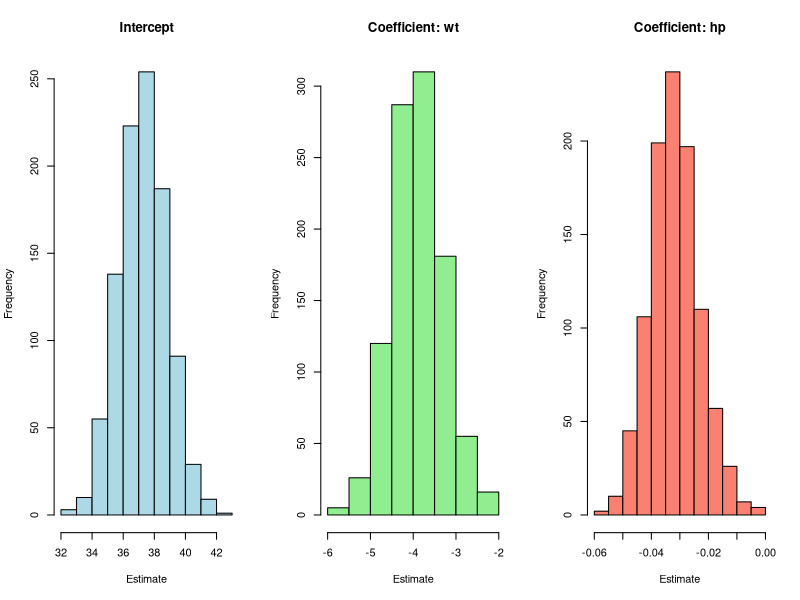
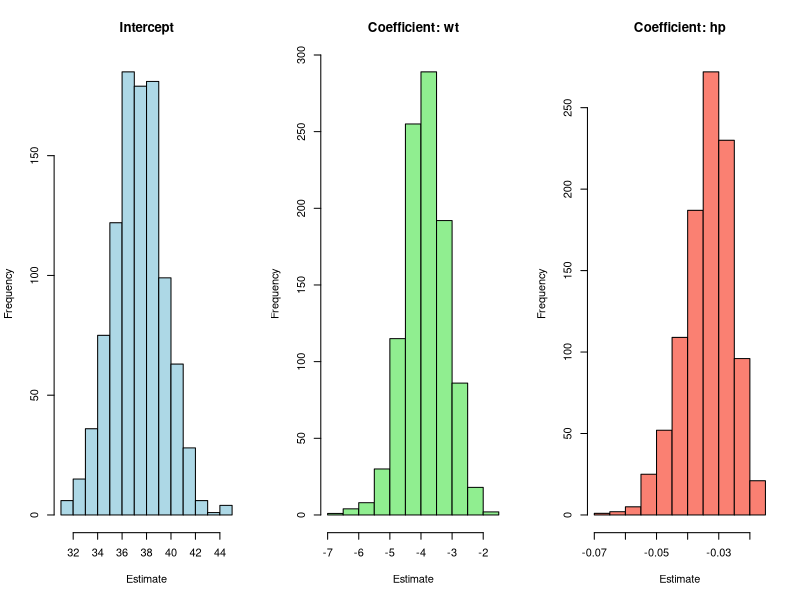

Here is the R script that generated these plots, in order:
# types of bootstrap
#----------------------
# fit the base model
base_model <- lm(mpg ~ wt + hp, data = mtcars)
B <- 1000 # Number of bootstrap iterations

# 1.- Fully model based bootstrap (parametric)
boot_model_based <- replicate(B, {
  # Create a copy of the data for the simulation world
  sim_data <- mtcars
  
  # Extract expected values and standard error of residuals
  expected_mpg <- predict(base_model)
  sigma_hat <- summary(base_model)$sigma
  
  # Generate new response with Gaussian noise
  sim_data$mpg <- expected_mpg + rnorm(nrow(sim_data), mean = 0, sd = sigma_hat)
  
  # Re-estimate the model and return coefficients
  coef(lm(mpg ~ wt + hp, data = sim_data))
})

funplot<-function(model){
  par(mfrow = c(1, 3))
  hist(model[1, ], main = "Intercept", xlab = "Estimate", col = "lightblue")
  hist(model[2, ], main = "Coefficient: wt", xlab = "Estimate", col = "lightgreen")
  hist(model[3, ], main = "Coefficient: hp", xlab = "Estimate", col = "salmon")
  par(mfrow = c(1, 1))
}

# 2.- Resampling of residuals
boot_residuals <- replicate(B, {
  sim_data <- mtcars
  
  expected_mpg <- predict(base_model)
  
  # Sample with replacement from the empirical residuals
  resampled_noise <- sample(resid(base_model), size = nrow(sim_data), replace = TRUE)
  
  # Generate new response
  sim_data$mpg <- expected_mpg + resampled_noise
  
  coef(lm(mpg ~ wt + hp, data = sim_data))
})
funplot(boot_residuals)

# 3.- Resampling of cases
boot_cases <- replicate(B, {
  # Sample row indices with replacement
  resampled_rows <- sample(1:nrow(mtcars), size = nrow(mtcars), replace = TRUE)
  
  # Create the new dataframe
  resampled_data <- mtcars[resampled_rows, ]
  
  # Re-estimate the model on the new dataset
  coef(lm(mpg ~ wt + hp, data = resampled_data))
})
funplot(boot_cases)
boot_ci <- apply(boot_model_based, MARGIN = 1, FUN = quantile, probs = c(0.025, 0.975))
t(boot_ci)

boot_ci <- apply(boot_residuals, MARGIN = 1, FUN = quantile, probs = c(0.025, 0.975))
t(boot_ci)

boot_ci <- apply(boot_cases, MARGIN = 1, FUN = quantile, probs = c(0.025, 0.975))
t(boot_ci)
